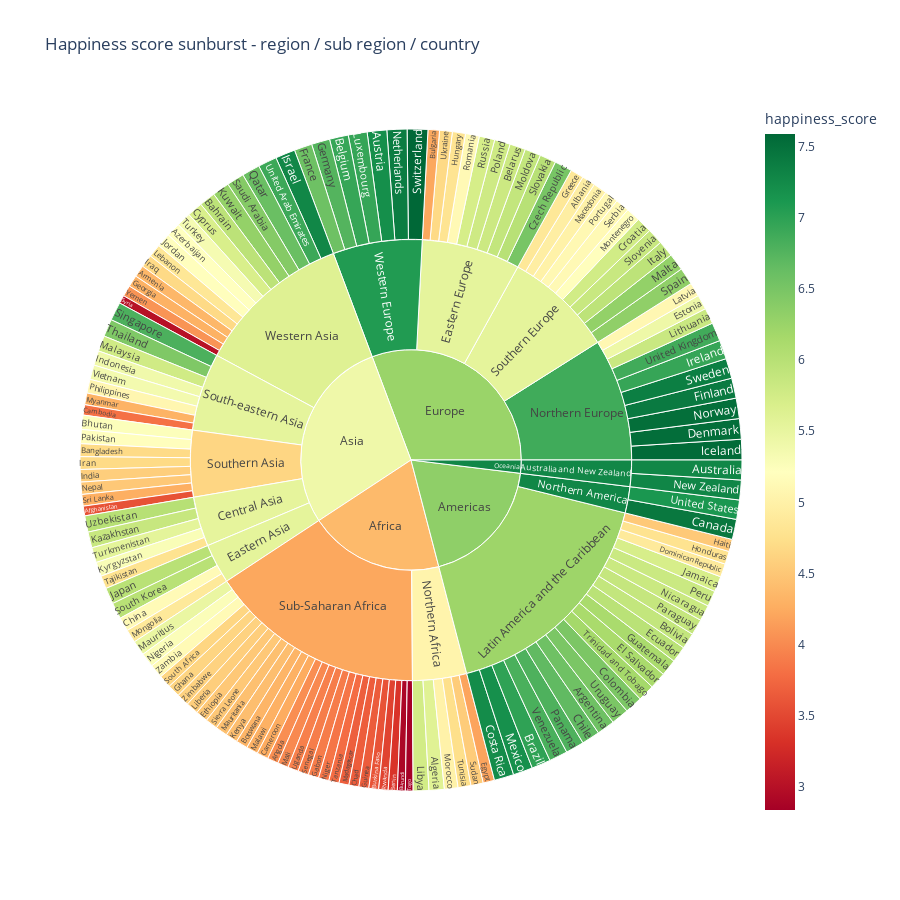

This figure's notebook cell:
### Code cell
# Sunburst Chart for year 2015

fig = px.sunburst(data_frame= df_2015,
                  path=["region", "sub_region", "country"],
                  values="happiness_score",
                  color="happiness_score",
                  color_continuous_scale='RdYlGn',
                  width=900, 
                  height=900,
                  title = 'Happiness score sunburst - region / sub region / country')
fig.show()

### Figure 1 — Plotly figure (JSON) as saved in the notebook; plotly's stock layout.template omitted (floating-point values rounded to 4 significant figures; data arrays with more than 128 entries replaced by an {"elided": "..."} marker saying what was removed)
{"data": [{"branchvalues": "total", "customdata": {"elided": "158x1 float values"}, "domain": {"x": [0, 1], "y": [0, 1]}, "hovertemplate": "labels=%{label}<br>happiness_score_sum=%{value}<br>parent=%{parent}<br>id=%{id}<br>happiness_score=%{color}<extra></extra>", "ids": {"elided": "158 str values"}, "labels": {"elided": "158 str values"}, "marker": {"coloraxis": "coloraxis", "colors": {"elided": "158 float values"}}, "name": "", "parents": {"elided": "158 str values"}, "type": "sunburst", "values": {"elided": "158 float values"}}], "layout": {"coloraxis": {"colorbar": {"title": {"text": "happiness_score"}}, "colorscale": [[0, "rgb(165,0,38)"], [0.1, "rgb(215,48,39)"], [0.2, "rgb(244,109,67)"], [0.3, "rgb(253,174,97)"], [0.4, "rgb(254,224,139)"], [0.5, "rgb(255,255,191)"], [0.6, "rgb(217,239,139)"], [0.7, "rgb(166,217,106)"], [0.8, "rgb(102,189,99)"], [0.9, "rgb(26,152,80)"], [1, "rgb(0,104,55)"]]}, "height": 900, "legend": {"tracegroupgap": 0}, "title": {"text": "Happiness score sunburst - region / sub region / country"}, "width": 900}}
